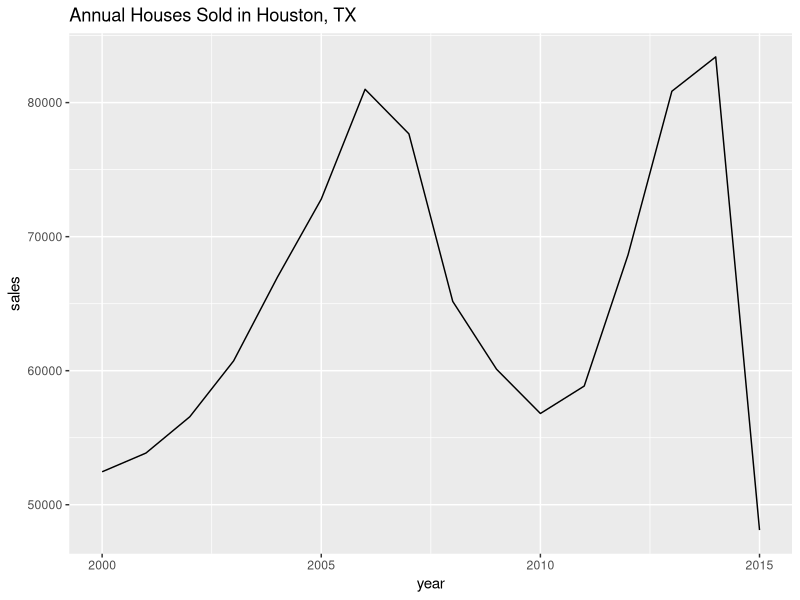
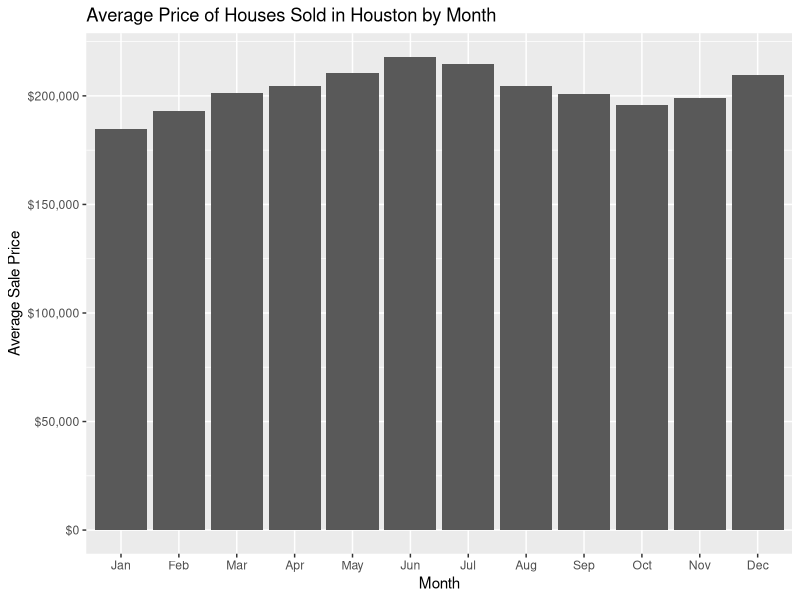
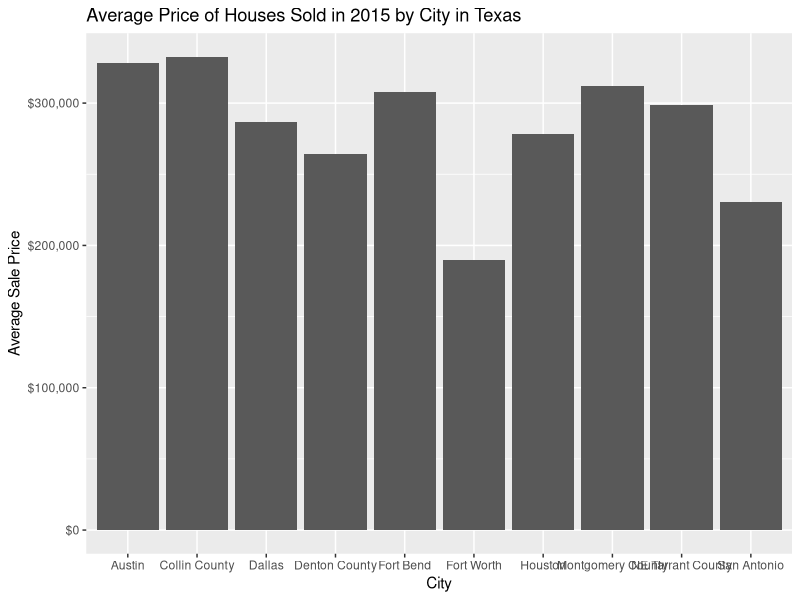

R code for these plots, in order:
## ---- chunk 1
#| echo: false
#| warning: false
#| message: false

if(!require("tidyverse")) install.packages("tidyverse")
library(tidyverse)

# First plot
txhousing |> 
  filter(city=="Houston") |> 
  group_by(year) |> 
  summarize(sales=sum(sales, na.rm = TRUE)) |> 
  ggplot(aes(x=year, y=sales)) + 
    geom_line() + 
    ggtitle("Annual Houses Sold in Houston, TX")

# Second plot  
txhousing |> 
   filter(city=="Houston") |> 
    group_by(month) |> 
    summarize(avg_price=sum(volume, na.rm = TRUE) / sum(sales, na.rm = TRUE)) |> 
    mutate(month=factor(month.abb[month], 
                 levels=month.abb, ordered=TRUE)) |>
    ggplot(aes(x=month, y=avg_price)) + 
    geom_bar(stat="identity") + 
    ggtitle("Average Price of Houses Sold in Houston by Month") + 
    xlab("Month") + 
    ylab("Average Sale Price") + 
    scale_y_continuous(labels = scales::dollar)

# Third plot
txhousing |> filter(year==2015) |> 
    group_by(city) |> 
    summarize(avg_price=sum(volume, na.rm = TRUE) / sum(sales, na.rm = TRUE),
              num_sales=sum(sales, na.rm = TRUE)) |> 
    slice_max(num_sales, n=10) |>
    ggplot(aes(x=city, y=avg_price)) + 
    geom_bar(stat="identity") + 
    ggtitle("Average Price of Houses Sold in 2015 by City in Texas") + 
    xlab("City") + 
    ylab("Average Sale Price") + 
    scale_y_continuous(labels = scales::dollar)
